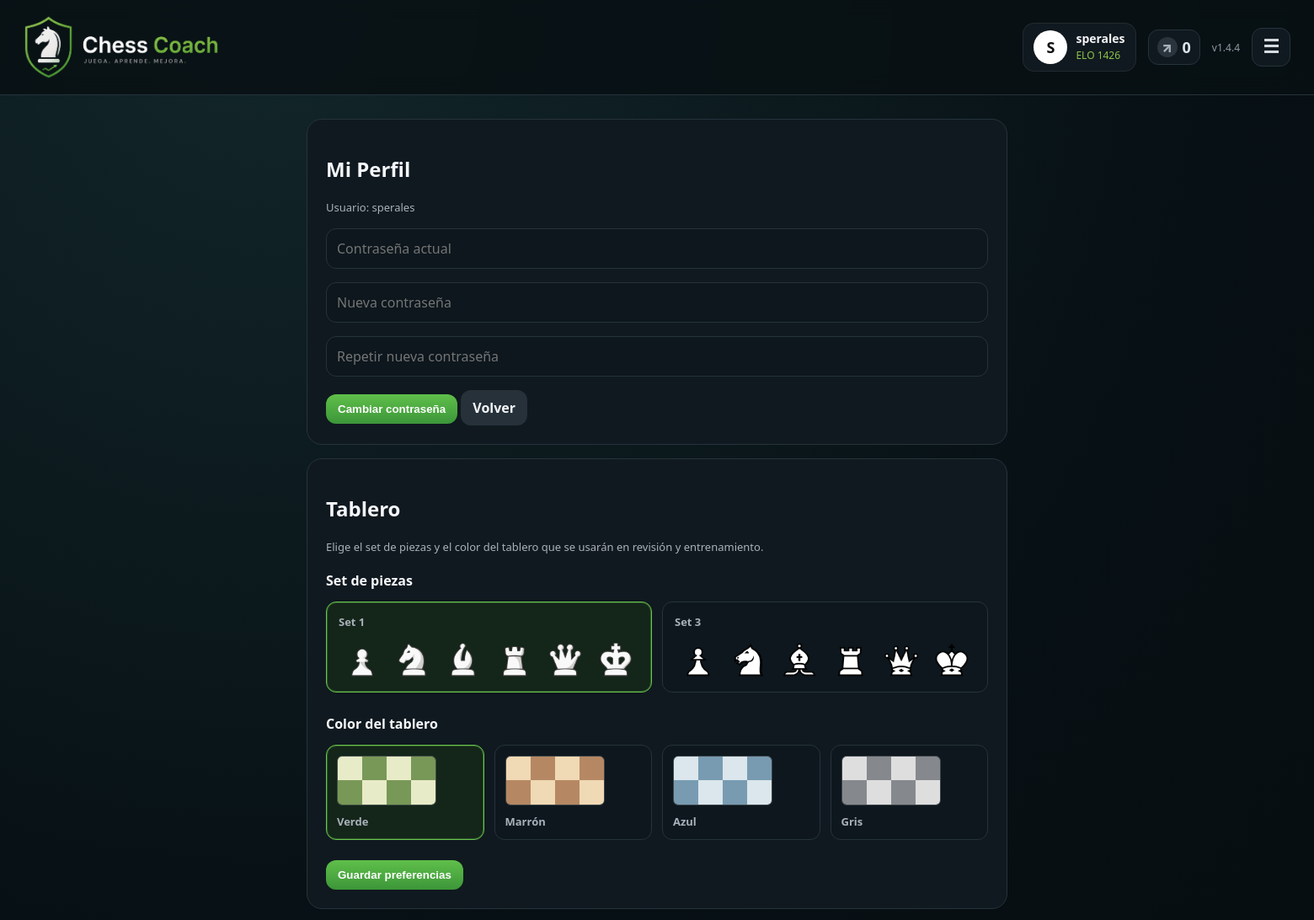
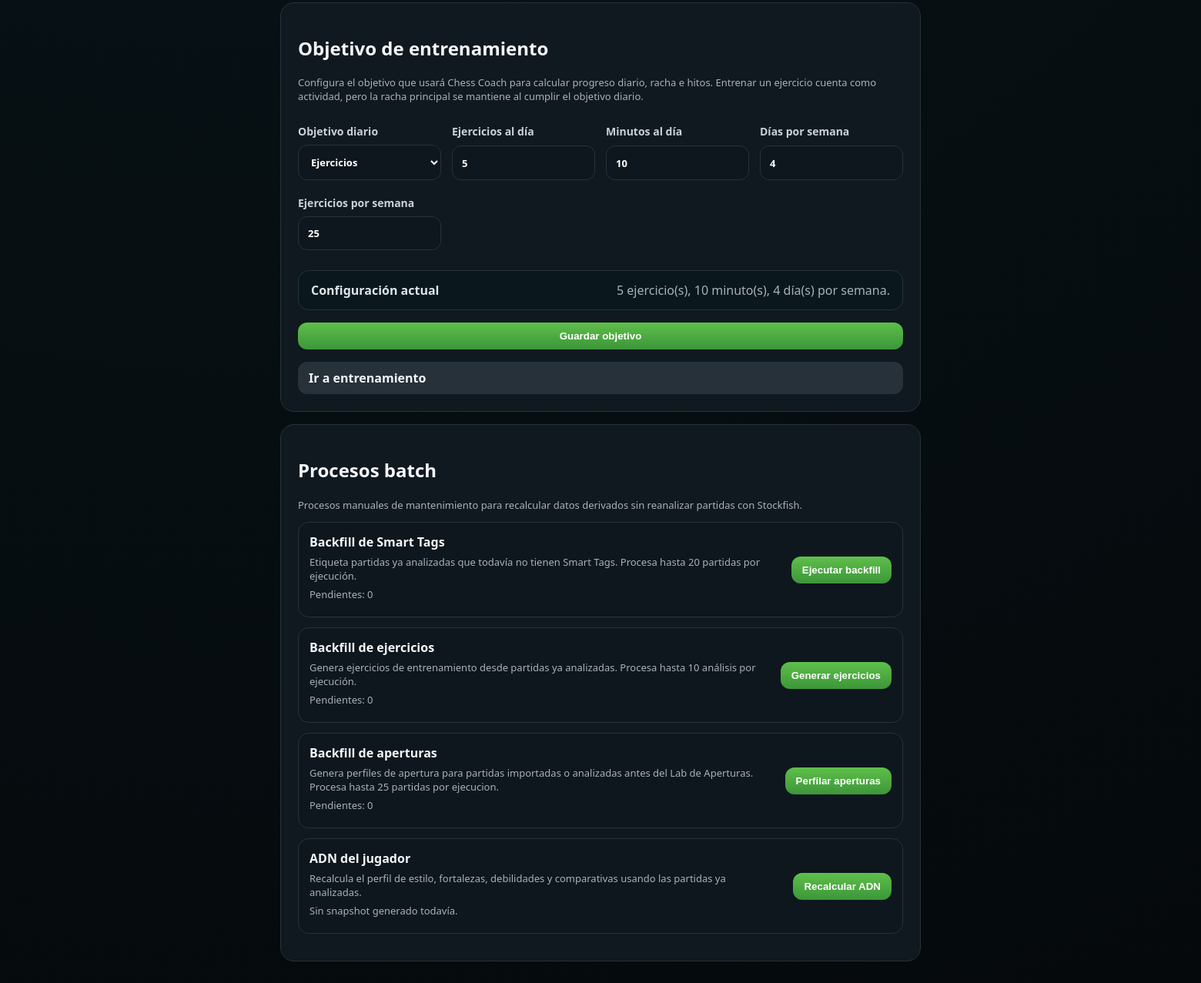
The app's page /profile.php (signed in) with its own data (2 pictures, top to bottom).
### tables this page shows
CREATE TABLE IF NOT EXISTS users (
  id INT UNSIGNED NOT NULL AUTO_INCREMENT,
  username VARCHAR(80) NOT NULL,
  password_hash VARCHAR(255) NOT NULL,
  piece_set VARCHAR(80) NOT NULL DEFAULT 'Set 1',
  board_theme VARCHAR(20) NOT NULL DEFAULT 'green',
  created_at TIMESTAMP NOT NULL DEFAULT CURRENT_TIMESTAMP,
  updated_at TIMESTAMP NULL DEFAULT NULL ON UPDATE CURRENT_TIMESTAMP,
  PRIMARY KEY (id),
  UNIQUE KEY uq_users_username (username)
);

### profile.php (the view, shortened to what the rows shown need)
<?php
require_once __DIR__.'/includes/auth.php';
require_once __DIR__.'/includes/helpers.php';
require_once __DIR__.'/includes/pieces.php';
$u = require_login();
$assetVersion = (string)filemtime(__DIR__.'/assets/css/app.css');
$pieceSets = available_piece_sets();
$boardThemes = board_theme_options();
$currentBoardTheme = normalize_board_theme($u['board_theme'] ?? null);
?>
<!doctype html>
<html lang="es">
<head>
  <link rel="stylesheet" href="assets/css/app.css?v=<?=e($assetVersion)?>">
</head>
<body class="dark-shell <?=e(board_theme_class($currentBoardTheme))?>">
<?php header_bar('Chess Coach'); ?>
<div class="app-area">
  <main class="wrap">
    <section class="card">
      <h2>Mi Perfil</h2>
      <p class="muted">Usuario: <?=e($u['username'])?></p>
      <form method="post">
        <p><input type="password" name="current_password" placeholder="Contraseña actual" required></p>
        <p><input type="password" name="new_password" placeholder="Nueva contraseña" required></p>
        <p><input type="password" name="new_password2" placeholder="Repetir nueva contraseña" required></p>
        <button>Cambiar contraseña</button>
        <a class="btn secondary" href="app.php">Volver</a>
      </form>
    </section>
    <section class="card">
      <h2>Tablero</h2>
      <form method="post">
        <div class="piece-set-options">
          <?php foreach ($pieceSets as $set): ?>
            <label class="piece-set-option">
              <span>
                <strong><?=e($set)?></strong>
                <span class="piece-set-preview" aria-hidden="true">
                  <?php foreach (['wp','wn','wb','wr','wq','wk'] as $piece): ?>
                    <img src="<?=e(piece_set_asset_path($set))?><?=e($piece)?>.png" alt="" draggable="false">
                  <?php endforeach; ?>
                </span>
              </span>
            </label>
          <?php endforeach; ?>
        </div>
        <div class="board-theme-options">
          <?php foreach ($boardThemes as $theme => $label): ?>
            <label class="board-theme-option <?=e(board_theme_class($theme))?>">
              <span>
                <span class="board-theme-preview" aria-hidden="true">
                  <?php for ($square = 0; $square < 8; $square++): ?>
                    <i class="<?= (($square + intdiv($square, 4)) % 2) === 0 ? 'light' : 'dark' ?>"></i>
                  <?php endfor; ?>
                </span>
                <strong><?=e($label)?></strong>
              </span>
            </label>
          <?php endforeach; ?>
        </div>
      </form>
    </section>
    <section class="card training-goals-card">
      <h2>Objetivo de entrenamiento</h2>
    </section>
    <section class="card batch-card">
      <h2>Procesos batch</h2>
    </section>
  </main>
</div>
</body>
</html>

### includes/helpers.php (shortened to what the rows shown need)
<?php
require_once __DIR__ . '/config.php';
function e(?string $s): string { return htmlspecialchars($s ?? '', ENT_QUOTES, 'UTF-8'); }
function current_user_elo(): int {
  return (int)(app_config()['default_user_elo'] ?? 1426);
}
function header_bar(string $title='Chess Coach'): void {
  $user = current_user();
  $displayName = e($user['username'] ?? 'Usuario');
  $initial = strtoupper(substr($user['username'] ?? 'U', 0, 1));
  $elo = current_user_elo();
  echo '<header class="topbar">';
  echo '<div class="user-pill"><div class="avatar">'.e($initial).'</div><div><strong>'.$displayName.'</strong><small>ELO '.$elo.'</small></div></div>';
  echo '<nav class="menu" id="userMenu">';
  echo '</nav></header>';
}

### records on screen
users: username "S", username "sperales", piece_set "Set 1", label "Verde"

### other values on screen
$elo "1426"
$days "0"
$v "1.4.4"
$set "Set 3"
$label "Marrón"
$label "Azul"
$label "Gris"
$trainingGoalSettings['daily_exercise_goal'] "5"
$trainingGoalSettings['daily_minutes_goal'] "10"
$trainingGoalSettings['weekly_training_days_goal'] "4"
$pendingSmartTags "0"
$pendingTrainingExercises "0"
$pendingOpeningProfiles "0"
